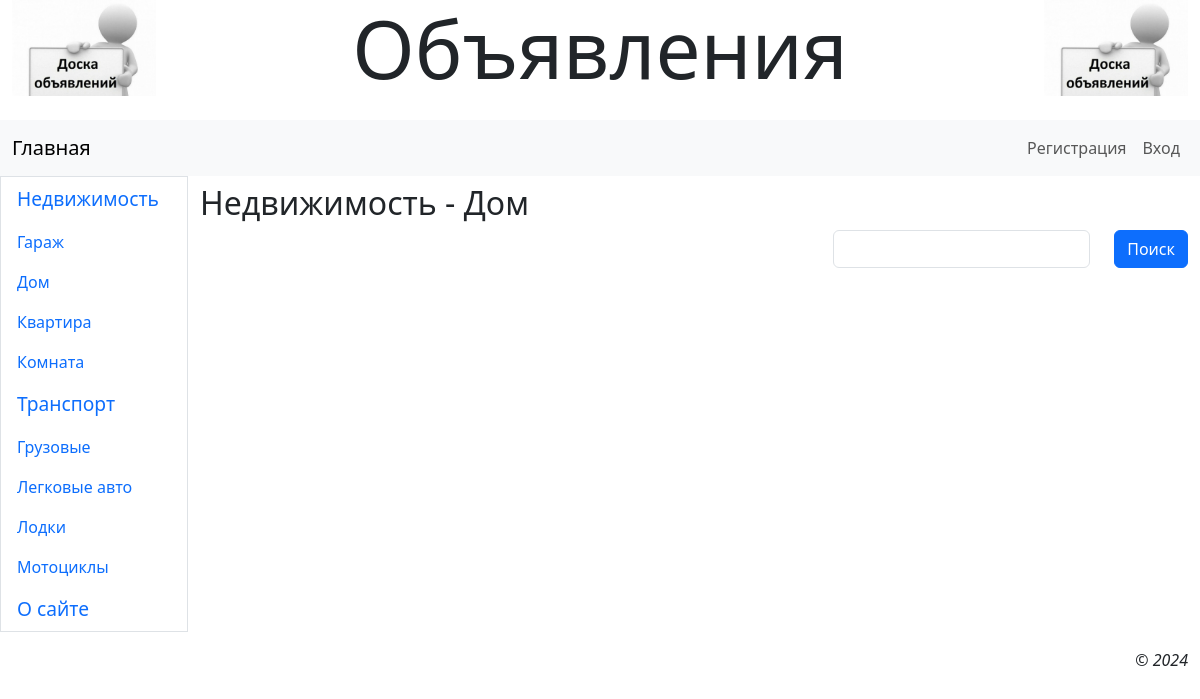
The app's page /2/, older data.
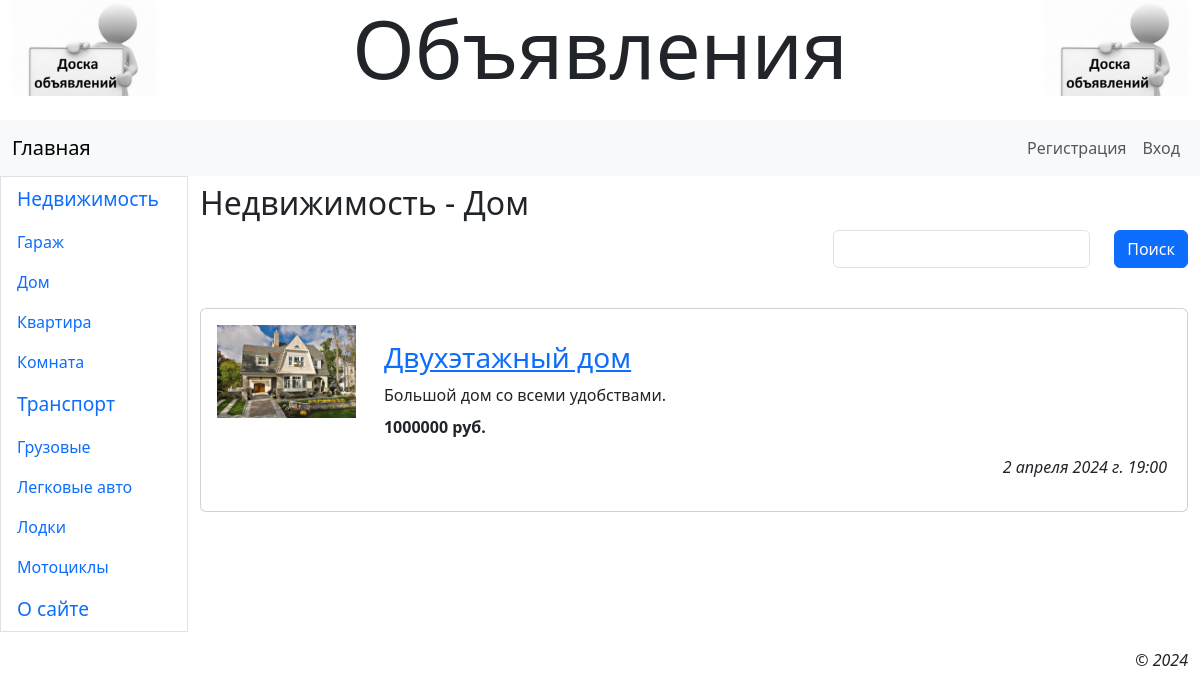
The same page, newer data.
### mainapp/models.py (models this page shows, shortened)
class Rubric(models.Model):
    name = models.CharField(max_length=20, unique=True, verbose_name='Название')
    order = models.SmallIntegerField(default=0, db_index=True, verbose_name='Порядок')
    super_rubric = models.ForeignKey('SuperRubric', on_delete=models.PROTECT, null=True, blank=True,
                                     verbose_name='Надрубрика')

class Bb(models.Model):
    rubric = models.ForeignKey(SubRubric, on_delete=models.PROTECT,
                               verbose_name='Рубрика')
    title = models.CharField(max_length=40, verbose_name='Название')
    content = models.TextField(verbose_name='Описание')
    price = models.IntegerField(default=0, verbose_name='Цена')
    contacts = models.TextField(verbose_name='Контакты')
    image = models.ImageField(blank=True, upload_to=get_timestamp_path,
                              verbose_name='Фото')
    author = models.ForeignKey(AdvUser, on_delete=models.CASCADE, verbose_name='Пользователь')
    is_active = models.BooleanField(default=True, db_index=True, verbose_name='Активное')
    created_at = models.DateTimeField(auto_now_add=True, db_index=True, verbose_name='Дата публикации')
    class Meta:
        verbose_name = 'Объявление'
        verbose_name_plural = 'Объявления'
        ordering = ['-created_at']

### mainapp/views.py (the view)
# urls.py: path('<int:pk>/', rubric_bbs, name='rubric_bbs'),
def rubric_bbs(request, pk):
    rubric = get_object_or_404(SubRubric, pk=pk)
    bbs = Bb.objects.filter(is_active=True, rubric=pk)
    if 'keyword' in request.GET:
        keyword = request.GET['keyword']
        q = Q(title__icontains=keyword) | Q(content__icontains=keyword)
        bbs = bbs.filter(q)
    else:
        keyword = ''
    form = SearchForm(initial={'keyword': keyword})
    paginator = Paginator(bbs, 2)
    if 'page' in request.GET:
        page_num = request.GET['page']
    else:
        page_num = 1
    page = paginator.get_page(page_num)
    context = {'rubric': rubric, 'page': page, 'bbs': page.object_list,
               'form': form}
    return render(request, 'mainapp/rubric_bbs.html', context)

### mainapp/forms.py
class SearchForm(forms.Form):
    keyword = forms.CharField(required=False, max_length=20, label='')

### mainapp/models.py (called while the page is built)
    def get_queryset(self):
        return super().get_queryset().filter(super_rubric__isnull=False)

    def __str__(self):
        return f'{self.super_rubric.name} - {self.name}'

### mainapp/templates/mainapp/rubric_bbs.html (shortened to what this page needs)
{% extends 'layout/base.html' %}
{% load django_bootstrap5 %}
{% load thumbnail %}
{% load static %}
{% block content %}
    <h2 class="mb-2">{{ rubric }}</h2>
    <form class="row row-cols-md-auto justify-content-end">
        {% bootstrap_field form.keyword show_label=False wrapper_class='col-12' %}
        <div class="col-12">
            {% bootstrap_button 'Поиск' %}
        </div>
    </form>
    {% if bbs %}
        <div class="vstack gap-3 my-4">
            {% for bb in bbs %}
                <div class="card">
                    {% url 'mainapp:bb_detail' rubric_pk=rubric.pk pk=bb.pk as url %}
                    <div class="row p-3">
                        <a class="col-md-2" href="{{ url }}{{ all }}">
                            {% if bb.image %}
                                <img class="img-fluid" src="{% thumbnail bb.image 'default' %}">
                            {% else %}
                                <img src="{% static 'mainapp/empty.jpg' %}" class="img-fluid">
                            {% endif %}
                        </a>
                        <div class="col-md-10 card-body">
                            <h3 class="card-title"><a href="{{ url }}{{ all }}">{{ bb.title }}</a></h3>
                            <div class="card-text mb-2">{{ bb.content }}</div>
                            <p class="card-text fw-bold">{{ bb.price }} руб.</p>
                            <p class="card-text text-end fst-italic">{{ bb.created_at }}</p>
                        </div>
                    </div>
                </div>
            {% endfor %}
        </div>
    {% endif %}
{% endblock %}

### mainapp/templates/layout/base.html (shortened to what this page needs)
{% load django_bootstrap5 %}
{% load static %}
<!DOCTYPE html>
<html>
<head>
    {% bootstrap_css %}
    <link rel="stylesheet" type="text/css" href="{% static 'mainapp/style.css' %}">
</head>
<body class="container-fluid">
<header class="mb-4">
    <h1 class="display-1 text-center">Объявления</h1>
</header>
<nav class="row navbar navbar-expand-md bg-light">
    <div class="col container">
        <a class="navbar-brand" href="{% url 'mainapp:index' %}">Главная</a>
        <div class="collapse navbar-collapse justify-content-end" id="navbarNav">
            <div class="navbar-nav">
                {% if user.is_authenticated %}
                    <div class="nav-item dropdown">
                        <a class="nav-link dropdown-toggle" data-bs-toggle="dropdown" href="#">Профиль</a>
                        <div class="dropdown-menu dropdown-menu-lg-end">
                            <a class="dropdown-item" href="{% url 'mainapp:profile' %}">Мои объявления</a>
                            <a class="dropdown-item" href="{% url 'mainapp:profile_edit' %}">Изменить профиль</a>
                            <a class="dropdown-item" href="{% url 'mainapp:password_edit' %}">Изменить пароль</a>
                            <hr class="dropdown-divider">
                            <form class="px-3" method="post" action="{% url 'mainapp:logout' %}">
                                {% csrf_token %}
                                {% bootstrap_button 'Выйти' button_class='btn-danger' %}
                            </form>
                            <hr class="dropdown-divider">
                            <a class="dropdown-item" href="{% url 'mainapp:profile_delete' %}">Удалить</a>
                        </div>
                    </div>
                {% else %}
                    <a class="nav-link" href="{% url 'mainapp:register' %}">Регистрация</a>
                    <a class="nav-link" href="{% url 'mainapp:login' %}">Вход</a>
                {% endif %}
            </div>
        </div>
    </div>
</nav>
<div class="row">
    <nav class="col-md-auto nav flex-column border">
        {% for rubric in rubrics %}
            {% ifchanged rubric.super_rubric.pk %}
                <span class="nav-link root">{{ rubric.super_rubric.name }}</span>
            {% endifchanged %}
            <a class="nav-link" href="{% url 'mainapp:rubric_bbs' pk=rubric.pk %}">{{ rubric.name }}</a>
        {% endfor %}
        <a class="nav-link root" href="{% url 'mainapp:other' page='about' %}">О сайте</a>
    </nav>
    <main class="col py-2">
        {% block content %}
        {% endblock %}
    </main>
</div>
<footer class="mt-3">
    <p class="text-end fst-italic">&copy; 2024</p>
</footer>
</body>
</html>

### mainapp/static/mainapp/style.css (style rules this page uses)
header h1 { background: url("bg.jpg") left / auto 100% no-repeat, url("bg.jpg") right /auto 100% no-repeat; }
.root { font-size: larger; }

Row changes from the older to the newer data that the page shows:
added Bb: image (picture), title "Двухэтажный дом", content "Большой дом со всеми удобствами.", price "1000000", created_at "2 апреля 2024 г. 19:00"
